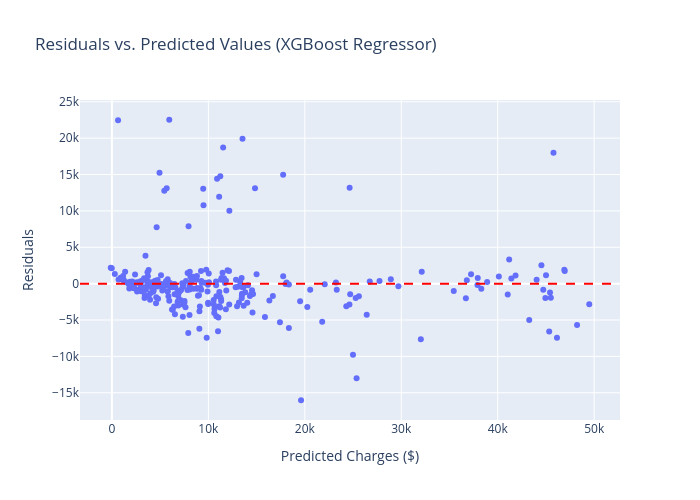

The code cell stored with this chart in its notebook:
### Markdown cell above
**Explanation of the Gradient Descent Visualization:**

The plot shows a conceptual 2D representation of a loss function (MSE) with respect to a single model parameter (e.g., the slope relating BMI to charges).
*   The **blue line** represents the loss function's landscape. For simple linear regression with MSE, this is typically a convex curve, meaning it has only one minimum (the global minimum).
*   The **red points and line** simulate the path of Gradient Descent. It starts at an arbitrary point (e.g., a high slope value) and iteratively moves downhill (in the direction opposite to the gradient) towards the minimum.
*   The **green star** marks the global minimum, which is the point where the loss function is at its lowest value.

In this simple convex scenario, Gradient Descent will reliably converge to the global minimum, regardless of the starting point (assuming a proper learning rate). For more complex models and non-convex loss functions (like in deep learning), the landscape might have multiple "dips" (local minima), and Gradient Descent could get stuck in one of these, preventing it from reaching the true global minimum. Techniques like momentum, adaptive learning rates (Adam, RMSprop), and batching are used to navigate these complex landscapes more effectively.

## 12. Explain Residuals and how to visualize it. Compare the metrics to suggest how to improve them.

### What are Residuals?

A **residual** is the difference between the observed value (actual `y_i`) and the predicted value (`ŷ_i`) by a model for a specific data point.
`Residual = Actual Value - Predicted Value = y_i - ŷ_i`

Residuals are crucial for evaluating how well a model fits the data and for diagnosing potential problems. Ideally, residuals should be:
*   **Normally distributed** around zero.
*   **Homoscedastic**: Have constant variance across all predicted values.
*   **Independent**: Not show any discernible pattern when plotted against predicted values or any independent variable.

### How to Visualize Residuals

Several plots can help visualize residuals:
1.  **Residuals vs. Predicted Values Plot**:
    *   Plots `Residuals` on the Y-axis against `Predicted Values (ŷ_i)` on the X-axis.
    *   **Ideal pattern**: A random scatter of points around the horizontal line at `y=0`, with no clear pattern, cone shape, or curvature.
    *   **What non-ideal patterns indicate**:
        *   **Funnel/Cone shape (heteroscedasticity)**: Indicates that the model's error variance is not constant across the range of predictions. This can lead to inefficient parameter estimates.
        *   **Curved pattern**: Suggests that the model has failed to capture some non-linear relationship in the data. A linear model might be trying to fit a non-linear trend.
        *   **Clear clusters or biases**: May indicate missing important features or interactions.

2.  **Q-Q Plot (Quantile-Quantile Plot) of Residuals**:
    *   Compares the distribution of the residuals to a theoretical normal distribution.
    *   **Ideal pattern**: Points fall roughly along a straight 45-degree line.
    *   **What non-ideal patterns indicate**: Deviations from the line suggest the residuals are not normally distributed (e.g., heavy tails, skewness).

3.  **Histogram of Residuals**:
    *   Shows the frequency distribution of the residuals.
    *   **Ideal pattern**: Bell-shaped (normal) and centered around zero.
    *   **What non-ideal patterns indicate**: Skewness or multiple peaks suggest issues with the model or underlying data distribution.

### Code cell
# Let's use the best performing model (XGBoost) for residual analysis
best_model_name = 'XGBoost Regressor'
best_pipeline = pipelines[best_model_name]

y_pred_best = best_pipeline.predict(X_test)
residuals = y_test - y_pred_best

# 1. Residuals vs. Predicted Values Plot
fig_res_pred = px.scatter(x=y_pred_best, y=residuals,
                          title=f'Residuals vs. Predicted Values ({best_model_name})',
                          labels={'x': 'Predicted Charges ($)', 'y': 'Residuals'},
                          height=500, width=700)
fig_res_pred.add_hline(y=0, line_dash="dash", line_color="red")
fig_res_pred.show()

# Explanation:
# For XGBoost, the residual plot shows a concentration of residuals around 0, which is good.
# However, there's a clear heteroscedastic pattern (a widening funnel shape towards higher predicted charges)
# and possibly some structure, especially noticeable with the upward curve at lower predicted charges,
# and then the wide spread at higher charges. This suggests the model performs better at predicting
# lower charges and struggles more with higher charge values. The spread increases as predicted charges increase.

# 2. Q-Q Plot of Residuals
# import statsmodels.api as sm
# fig_qq = sm.qqplot(residuals, line='45', fit=True, marker_size=5)
# plt.title(f'Q-Q Plot of Residuals ({best_model_name})')
# plt.xlabel('Theoretical Quantiles')
# plt.ylabel('Sample Quantiles (Residuals)')
# plt.show()
import statsmodels.api as sm
import matplotlib.pyplot as plt

fig_qq = sm.qqplot(residuals, line='45', fit=True, **{'marker': 'o', 'markersize': 5})
plt.title(f'Q-Q Plot of Residuals ({best_model_name})')
plt.xlabel('Theoretical Quantiles')
plt.ylabel('Sample Quantiles (Residuals)')
plt.show()

# Explanation:
# The Q-Q plot shows that the residuals deviate significantly from the 45-degree line, especially at the tails.
# This indicates that the residuals are not normally distributed, having heavier tails than a normal distribution.
# This non-normality suggests that the model's errors are not uniformly distributed and could benefit from
# addressing the skewness in the target variable or using a model that is more robust to non-normal errors.

# 3. Histogram of Residuals
fig_hist_res = px.histogram(x=residuals, marginal="box",
                            title=f'Distribution of Residuals ({best_model_name})',
                            labels={'x': 'Residuals'}, height=500)
fig_hist_res.update_layout(bargap=0.1)
fig_hist_res.show()

# Explanation:
# The histogram of residuals confirms the non-normal distribution. It's right-skewed and not centered
# perfectly at zero. There's a long tail of positive residuals, meaning the model tends to underpredict
# very high charges more often than it overpredicts them by a large margin.

### Figure 1 — Plotly figure (JSON) as saved in the notebook; plotly's stock layout.template omitted (floating-point values rounded to 4 significant figures; data arrays with more than 128 entries replaced by an {"elided": "..."} marker saying what was removed)
{"data": [{"hovertemplate": "Predicted Charges ($)=%{x}<br>Residuals=%{y}<extra></extra>", "legendgroup": "", "marker": {"color": "#636efa", "symbol": "circle"}, "mode": "markers", "name": "", "orientation": "v", "showlegend": false, "type": "scatter", "x": {"elided": "268 float values"}, "xaxis": "x", "y": {"elided": "268 float values"}, "yaxis": "y"}], "layout": {"height": 500, "legend": {"tracegroupgap": 0}, "shapes": [{"line": {"color": "red", "dash": "dash"}, "type": "line", "x0": 0, "x1": 1, "xref": "x domain", "y0": 0, "y1": 0, "yref": "y"}], "title": {"text": "Residuals vs. Predicted Values (XGBoost Regressor)"}, "width": 700, "xaxis": {"anchor": "y", "domain": [0, 1], "title": {"text": "Predicted Charges ($)"}}, "yaxis": {"anchor": "x", "domain": [0, 1], "title": {"text": "Residuals"}}}}
